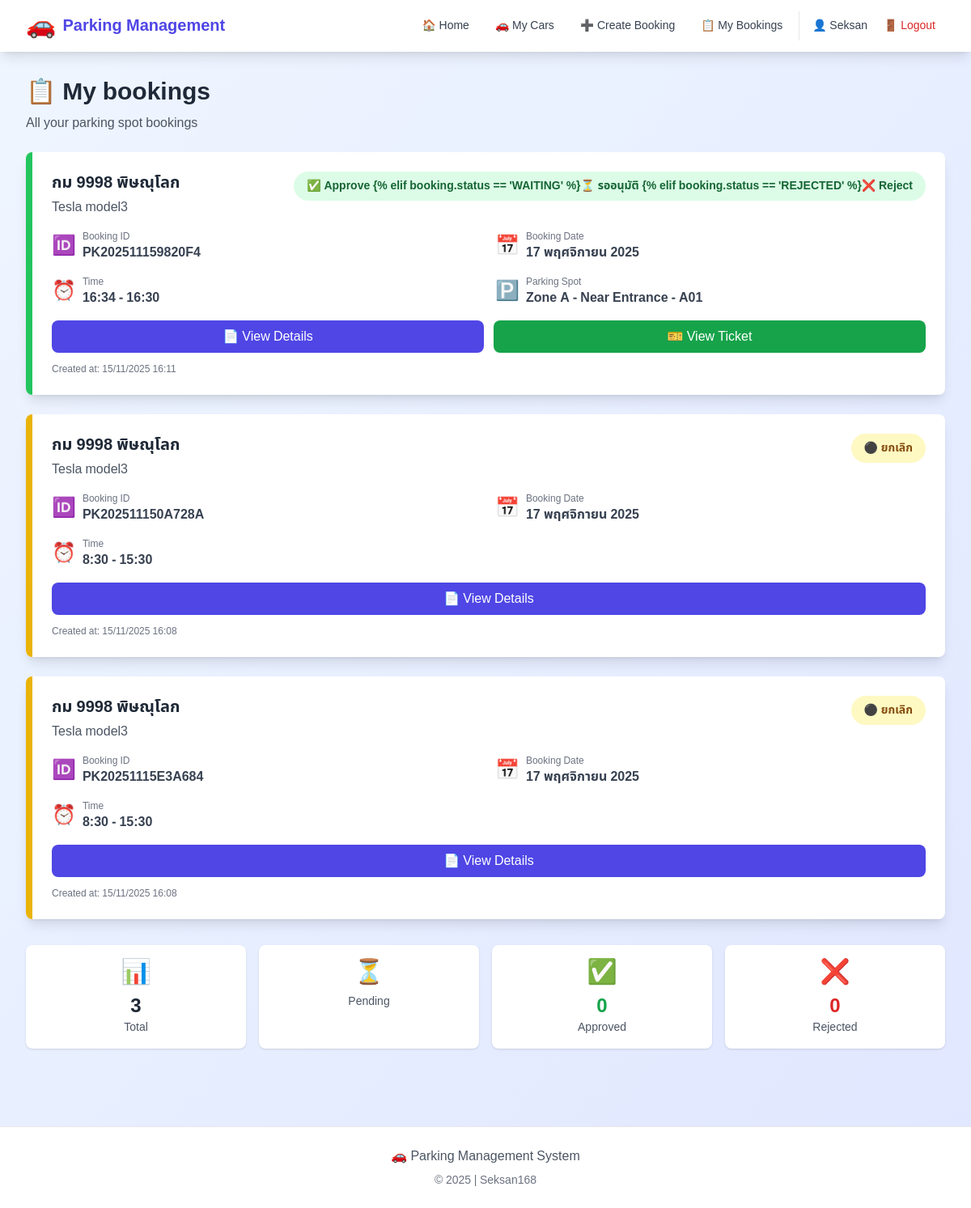
The page /my-bookings/ (signed in) on the database as committed earlier.
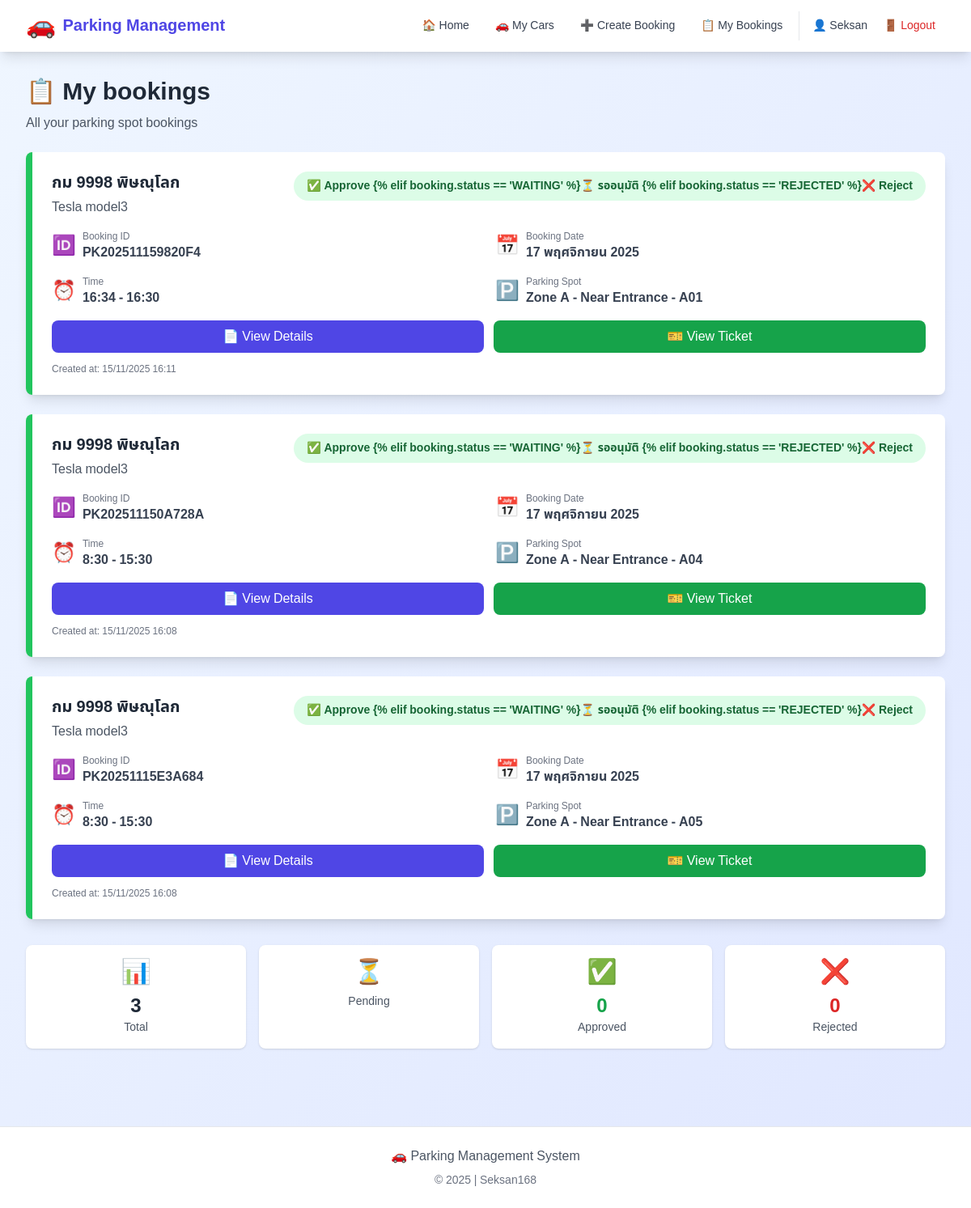
The same page on the database as committed later.
### bookings/models.py (models this page shows, shortened)
class Booking(models.Model):
    STATUS_CHOICES = [
        ('WAITING', 'Waiting for Approval'),
        ('APPROVED', 'Approved'),
        ('REJECTED', 'Rejected'),
        ('CANCELLED', 'Cancelled'),
    ]
    booking_id = models.CharField(max_length=20, unique=True, editable=False, verbose_name='Booking ID')
    user = models.ForeignKey(User, on_delete=models.CASCADE, verbose_name='Booked By')
    user_car = models.ForeignKey(
        'UserCar', on_delete=models.SET_NULL,
        null=True, blank=True, verbose_name='Selected Car'
    )
    parking_spot = models.ForeignKey(
        ParkingSpot, on_delete=models.SET_NULL,
        null=True, blank=True, verbose_name='Parking Spot'
    )
    car_license = models.CharField(max_length=20, verbose_name='License Plate')
    car_model = models.CharField(max_length=100, verbose_name='Brand/Model')
    phone_number = models.CharField(max_length=15, verbose_name='Phone Number')
    booking_date = models.DateField(verbose_name='Booking Date')
    start_time = models.TimeField(verbose_name='Start Time')
    end_time = models.TimeField(verbose_name='End Time')
    status = models.CharField(
        max_length=10, choices=STATUS_CHOICES,
        default='WAITING', verbose_name='Status'
    )
    note = models.TextField(blank=True, verbose_name='Notes')
    created_at = models.DateTimeField(auto_now_add=True, verbose_name='Created At')
    updated_at = models.DateTimeField(auto_now=True, verbose_name='Updated At')
    approved_by = models.ForeignKey(
        User, on_delete=models.SET_NULL, null=True, blank=True,
        related_name='approved_bookings', verbose_name='Approved By'
    )
    approved_at = models.DateTimeField(null=True, blank=True, verbose_name='Approved At')
    class Meta:
        ordering = ['-created_at']
        verbose_name = 'Parking Booking'
        verbose_name_plural = 'Parking Bookings'

class ParkingSpot(models.Model):
    ZONE_CHOICES = [
        ('A', 'Zone A - Near Entrance'),
        ('B', 'Zone B - Middle Area'),
        ('C', 'Zone C - Back Area'),
    ]
    spot_number = models.CharField(max_length=10, unique=True, verbose_name='Spot Number')
    zone = models.CharField(max_length=1, choices=ZONE_CHOICES, verbose_name='Zone')
    is_available = models.BooleanField(default=True, verbose_name='Available')
    class Meta:
        ordering = ['zone', 'spot_number']
        verbose_name = 'Parking Spot'
        verbose_name_plural = 'Parking Spots'
    def __str__(self):
        return f"{self.get_zone_display()} - {self.spot_number}"

### bookings/views.py (the view)
# urls.py: path('my-bookings/', views.my_bookings, name='my_bookings'),
@login_required
def my_bookings(request):
    bookings = Booking.objects.filter(user=request.user)
    total = bookings.count()
    pending = bookings.filter(status='WAITING').count()
    approved = bookings.filter(status='APPROVED').count()
    rejected = bookings.filter(status='REJECTED').count()
    context = {
        'bookings': bookings,
        'total': total,
        'pending': pending,
        'approved': approved,
        'rejected': rejected,
    }
    return render(request, 'bookings/my_bookings.html', context)

### bookings/templates/bookings/my_bookings.html (shortened to what the changed rows need)
{% extends 'bookings/base.html' %} {% block title %}การจองของฉัน{% endblock %}
{% block content %}
<div class="mb-6">
  <h1 class="text-3xl font-bold text-gray-800 mb-2">📋 My bookings</h1>
</div>
{% if bookings %}
<div class="grid gap-6">
  {% for booking in bookings %}
  <div
    class="bg-white rounded-lg shadow-lg overflow-hidden hover:shadow-xl transition-shadow duration-200"
  >
    <div class="flex">
      <div
        class="w-2
        {% if booking.status == 'APPROVED' %}bg-green-500
        {% elif booking.status == 'WAITING' %}bg-yellow-500
        {% elif booking.status == 'REJECTED' %}bg-red-500
        {% else %}bg-gray-500
        {% endif %}"
      ></div>
      <div class="flex-1 p-6">
        <div class="flex justify-between items-start mb-4">
          <div>
            <h3 class="text-xl font-bold text-gray-800 mb-1">
              {{ booking.car_license }}
            </h3>
            <p class="text-gray-600">{{ booking.car_model }}</p>
          </div>
          <div class="text-right">
            <span
              class="inline-block px-4 py-2 rounded-full text-sm font-bold {% if booking.status == 'APPROVED' %}bg-green-100 text-green-800 {% elif booking.status == 'WAITING' %}bg-yellow-100 text-yellow-800 {% elif booking.status == 'REJECTED' %}bg-red-100 text-red-800 {% else %}bg-gray-100 text-gray-800{% endif %}"
            >
              {% if booking.status == 'APPROVED' %}✅ Approve {% elif
              booking.status == 'WAITING' %}⏳ รออนุมัติ {% elif booking.status
              == 'REJECTED' %}❌ Reject {% else %}⚫ ยกเลิก{% endif %}
            </span>
          </div>
        </div>
        <div class="grid grid-cols-1 md:grid-cols-2 gap-4 mb-4">
          <div class="flex items-center text-gray-700">
            <span class="text-2xl mr-2">🆔</span>
            <div>
              <p class="text-xs text-gray-500">Booking ID</p>
              <p class="font-semibold">{{ booking.booking_id }}</p>
            </div>
          </div>
          <div class="flex items-center text-gray-700">
            <span class="text-2xl mr-2">📅</span>
            <div>
              <p class="text-xs text-gray-500">Booking Date</p>
              <p class="font-semibold">{{ booking.booking_date }}</p>
            </div>
          </div>
          <div class="flex items-center text-gray-700">
            <span class="text-2xl mr-2">⏰</span>
            <div>
              <p class="text-xs text-gray-500">Time</p>
              <p class="font-semibold">
                {{ booking.start_time }} - {{ booking.end_time }}
              </p>
            </div>
          </div>
          {% if booking.parking_spot %}
          <div class="flex items-center text-gray-700">
            <span class="text-2xl mr-2">🅿️</span>
            <div>
              <p class="text-xs text-gray-500">Parking Spot</p>
              <p class="font-semibold">{{ booking.parking_spot }}</p>
            </div>
          </div>
          {% endif %}
        </div>
        <div class="flex space-x-3">
          <a
            href="{% url 'booking_detail' booking.booking_id %}"
            class="flex-1 text-center bg-indigo-600 text-white px-4 py-2 rounded-lg hover:bg-indigo-700 transition-colors duration-200 font-medium"
          >
            📄 View Details
          </a>
          {% if booking.status == 'APPROVED' %}
          <a
            href="{% url 'view_ticket' booking.booking_id %}"
            class="flex-1 text-center bg-green-600 text-white px-4 py-2 rounded-lg hover:bg-green-700 transition-colors duration-200 font-medium"
          >
            🎫 View Ticket
          </a>
          {% endif %}
        </div>
        <div class="mt-3 text-xs text-gray-500">
          Created at: {{ booking.created_at|date:"d/m/Y H:i" }}
        </div>
      </div>
    </div>
  </div>
  {% endfor %}
</div>
{% endif %}
{% endblock %}

Rows that differ between the two databases and show on the page:
changed Booking "PK202511150A728A": parking_spot_id empty → 4 (drawn); parking_spot (not shown) → "Zone A - Near Entrance - A04"; status "⚫ ยกเลิก" → "✅ Approve {% elif booking.status == 'WAITING' %}⏳ รออนุมัติ {% elif booking.status == 'REJECTED' %}❌ Reject 🎫 View Ticket"
changed Booking "PK20251115E3A684": parking_spot_id empty → 5 (drawn); parking_spot (not shown) → "Zone A - Near Entrance - A05"; status "⚫ ยกเลิก" → "✅ Approve {% elif booking.status == 'WAITING' %}⏳ รออนุมัติ {% elif booking.status == 'REJECTED' %}❌ Reject 🎫 View Ticket"
